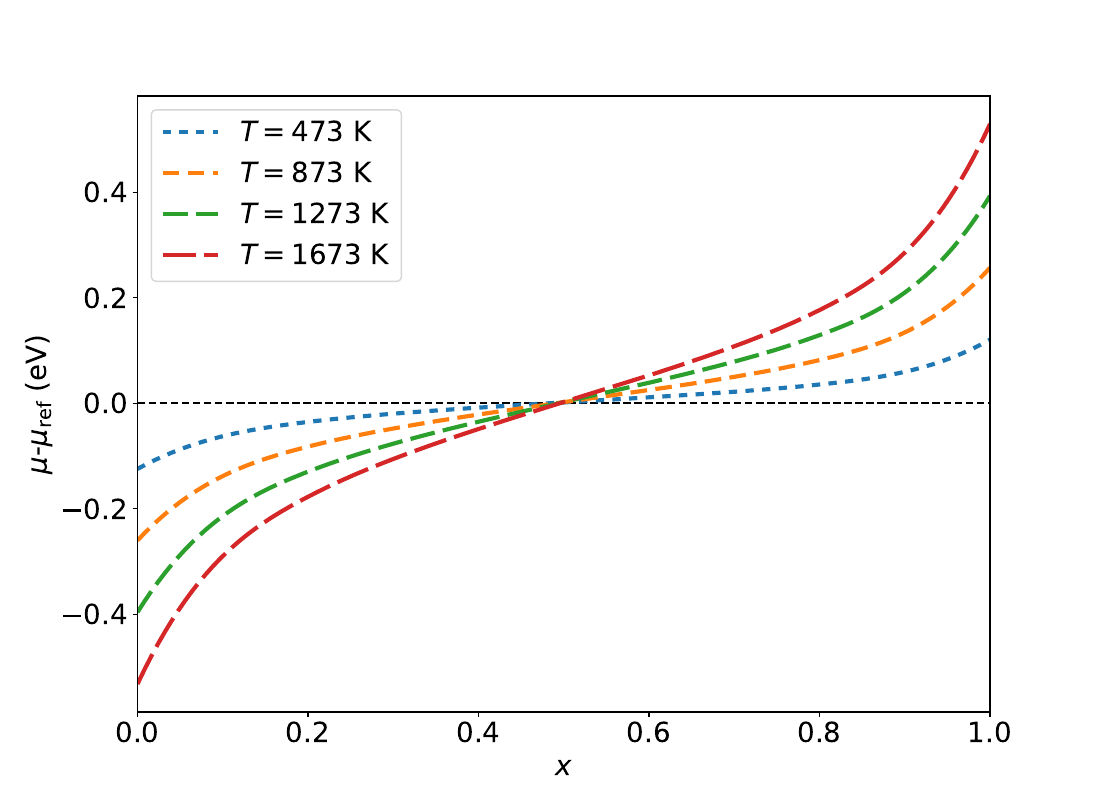

Recreate this plot in Python.
import numpy as np
import matplotlib.pyplot as plt
import pandas as pd
import os
import shutil
import subprocess
import re
from scipy.interpolate import make_interp_spline, BSpline

wdir = os.getcwd()+'/'

# List of compositions for which to calculate the chemical potentials
xlist = [ '0.0625', '0.1250', '0.1875', '0.2500', '0.3125', '0.3750', '0.4375', '0.5000', '0.5625', '0.6250', '0.6870', '0.7500', '0.8125', '0.8750', '0.9375']

xlist = np.array(xlist)
print(xlist)
print(type(xlist))

dfT  = pd.read_csv(wdir+'/TEMPERATURES', header=None, delim_whitespace=True)
T = dfT.to_numpy(dtype=float)
print(T)

nx = len(xlist)
nT = len(T)
print('nx=',nx,'nT=',nT)

mumatrix = np.zeros((nx,nT))
print(mumatrix)

countx = 0
for x in xlist:
    print('Doing',x)
    x = str(x)
    os.makedirs(wdir+x, exist_ok=True)
    shutil.copyfile(wdir+'INGC_template',wdir+x+'/'+'INGC')
    shutil.copyfile(wdir+'TEMPERATURES',wdir+x+'/'+'TEMPERATURES')
    shutil.copyfile(wdir+'XSPEC',wdir+x+'/'+'XSPEC')
    shutil.copyfile(wdir+'sod_gcstat.sh',wdir+x+'/'+'sod_gcstat.sh')
    os.chdir(wdir+x)

    with open('INGC') as f:
        newtext=f.read().replace('xvalue',x)
    with open('INGC', "w") as f:
        f.write(newtext)

#    subprocess.call("sod_gcstat.sh")
#    We do not call sod_gcstat.sh here, in order to avoid errors creating the figure, but
#    it has to be called in order to create the files probabilities.dat inside each 
#    directory corresponding to the composition x
#    Note that sod_gcstat.sh needs access to the canocical calculations of the 16 compositions, since
#    it does: 
#
#cp ../can/n00/OUTSOD OUTSOD_00
#.
#.
#.
#cp ../can/n16/OUTSOD OUTSOD_16
#
#cp ../can/n00/ENERGIES ENERGIES_00
#.
#.
#.
#cp ../can/n16/ENERGIES ENERGIES_16
#
#cp ../can/n00/SPECTRA SPECTRA_00
#.
#.
#.
#cp ../can/n16/SPECTRA SPECTRA_16
#
# Once it has copied all these files, it can then run:
# gcstatsod


    with open(wdir+x+'/probabilities.dat') as f:
        lines = f.readlines()

    mu = []
    T  = []
    countT = 0
    for line in lines:
        line = line.lstrip().rstrip()
        line_sp = re.split(r'\s+',line)       
        if (len(line_sp) > 2) and line_sp[2] == 'mu':
           aux = float(line_sp[4])+750.4277
           mu.append(str(float(line_sp[4])+750.4277))
           mumatrix[countx][countT] = aux
           print('x=',x,'countT=',countT)
           countT+=1
        if (len(line_sp) > 1) and line_sp[0] == 'Temperature:':
           T.append(line_sp[3])
    countx+=1

# Write the file x_mu.dat, which has the data for this x
    myfile=wdir+x+'/x_mu.dat'
    ## If file exists, delete it ##
    if os.path.isfile(myfile):
        os.remove(myfile)
    else:    ## Show an error ##
        print("Error: %s file not found" % myfile)

    xmufile = open(wdir+x+'/x_mu.dat','a')
    xmufile.write('   x  '+'       T    '+'               mu   '+'\n')
    for i in range(len(T)):
        xmufile.write(x+'  '+str(T[i])+'  '+str(mu[i])+'\n')
    xmufile.close()




# Plot all the x_mu.dat files
xnew = np.linspace(0, 1, 1000)

fs = 20  # fontsize
fig, axs = plt.subplots(nrows=1, ncols=1, figsize=(11, 8))

plt.xlim(0,1)
plt.axhline(0, ls='--', color='black')

mumatrix = np.swapaxes(mumatrix,0,1)
print(mumatrix)

k=3
t=50
 
xlist = np.array(xlist).astype(float)
lsdashes =[ '(5, 20)', '(5, 15)', '(5, 10)', '(5, 5)']
for temp in range(nT):
    label = u"$\it{T}=$"+str(dfT[0][temp])+' K'
    plt.xticks(fontsize=fs)
    plt.yticks(fontsize=fs)
    # Do a spline
    spl1 = make_interp_spline(xlist, mumatrix[temp], k=k)  # type: BSpline
    power_smooth1 = spl1(xnew)
    plt.plot(xnew, power_smooth1, lw=3.0, label=label, linestyle='--', dashes=(temp*2+2,2))

plt.legend(fontsize=fs)
plt.xlabel(u"$\it{x}$", fontsize=fs)
plt.ylabel(u"$\it{\u03bc}$-$\it{\u03bc}$$_\mathrm{ref}$ (eV)", fontsize=fs)

axs.text(300, 5.15, r'Grand Canonical', fontsize=fs-2, color='b')

os.chdir(wdir)
plt.savefig('figure_3_Chemical_potential.png')
plt.savefig('figure_3_Chemical_potential.pdf', format='pdf')
plt.savefig('figure_3_Chemical_potential.tiff', format='tiff')
plt.show()
